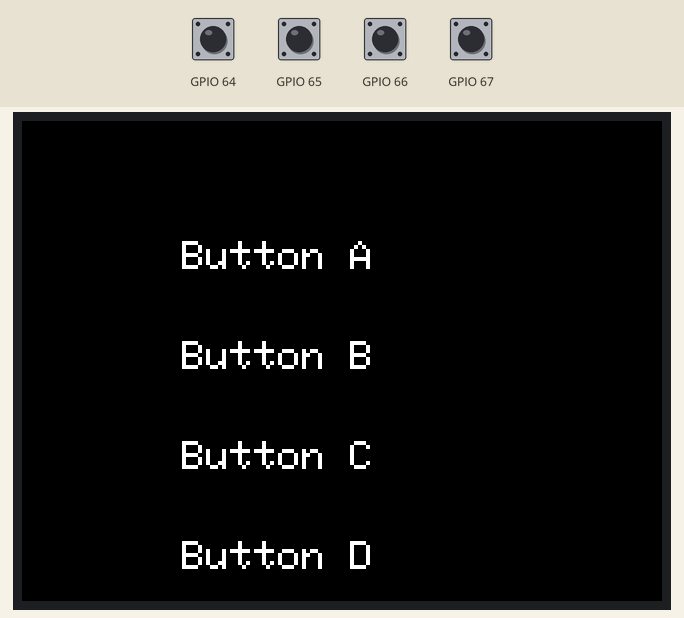
Simulated run of this sketch. Board: ESP32. Shown: 320×240 colour display. Inputs (shaded band) come from the test bench; at power-on: GPIO 64–67 HIGH. What the sketch prints to the serial monitor is not drawn.

Above: at 1.4 s.
1.5 s: GPIO 67 pulled LOW for 0.15 s
At 1.9 s:
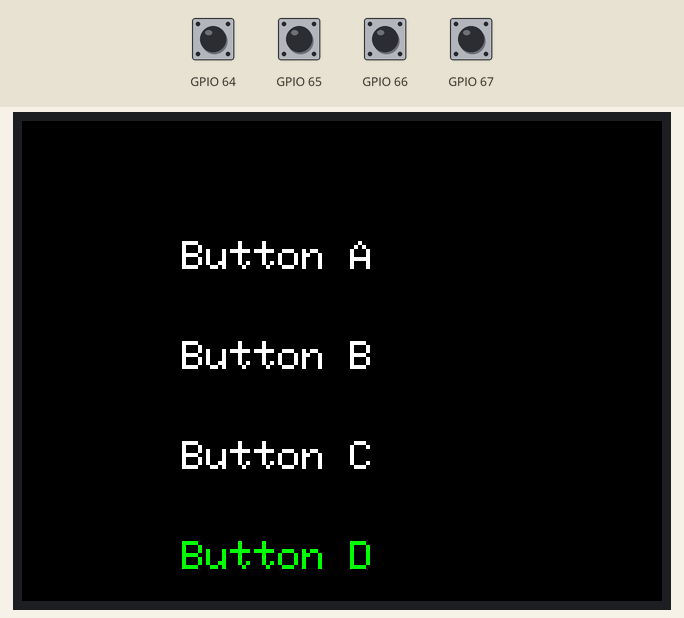
3.5 s: GPIO 64 pulled LOW for 0.15 s
At 3.9 s:
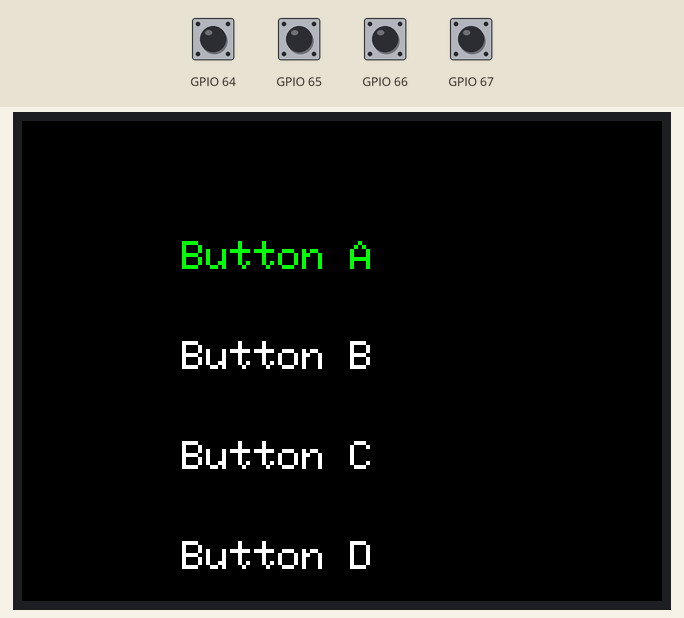
5.5 s: GPIO 65 pulled LOW for 0.15 s
At 5.8 s:
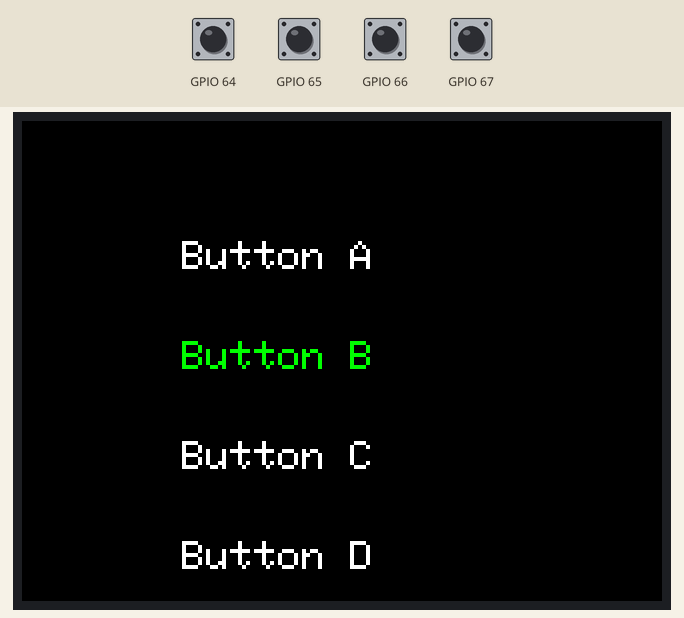
7.5 s: GPIO 66 pulled LOW for 0.15 s
At 7.9 s:
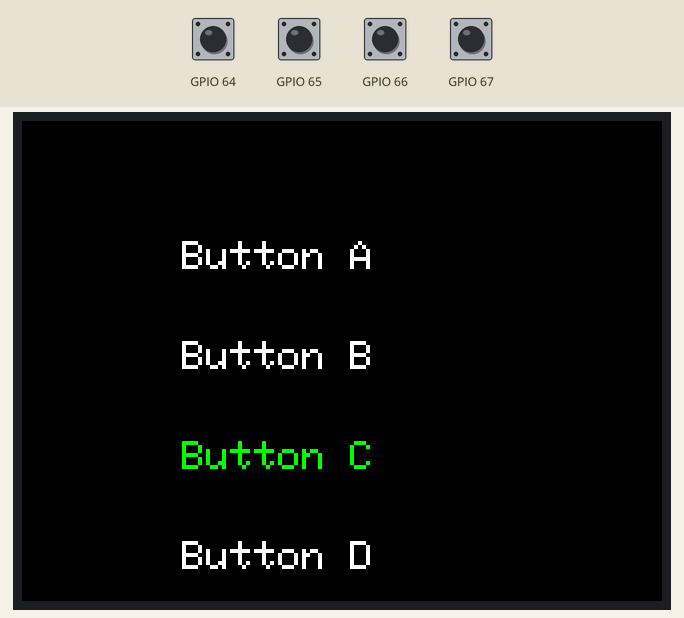
Timing chart, 0 to 10.5 s (numbered marks = the images above; inputs shaded):
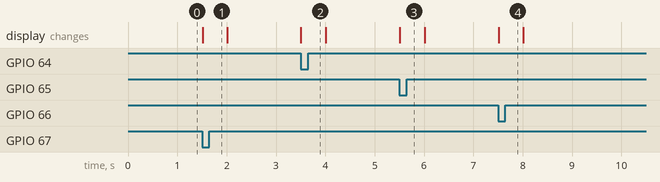

Measured:
- after the input at 1.5 s, the display: changes at once (image 1)
- after the input at 3.5 s, the display: changes at once (image 2)
- after the input at 5.5 s, the display: changes at once (image 3)
- after the input at 7.5 s, the display: changes at once (image 4)

The sketch:

i2c-button-ui-tft.ino
```cpp
#include <Wire.h>
#include <TFT_eSPI.h>
#include <Adafruit_PCF8574.h>

TFT_eSPI tft = TFT_eSPI();
Adafruit_PCF8574 pcf;

// P0–P3 used for buttons A–D
const int buttonPins[] = {0, 1, 2, 3};
const int numButtons = 4;

int lastStates[numButtons] = {HIGH, HIGH, HIGH, HIGH};
unsigned long lastPressTime[numButtons] = {0};
bool isHighlighted[numButtons] = {false};

unsigned long highlightDuration = 500; // milliseconds

const int textX = 80;
const int startY = 60;
const int spacingY = 50;

// Draw button label (highlighted if needed)
void drawButton(int idx, bool highlight = false) {
  int y = startY + idx * spacingY;
  tft.setTextColor(highlight ? TFT_GREEN : TFT_WHITE, TFT_BLACK);
  tft.setTextSize(2);
  tft.setCursor(textX, y);
  tft.print("Button ");
  tft.print((char)('A' + idx));
}

void setup() {
  Serial.begin(115200);

  // TFT Init
  tft.begin();
  tft.setRotation(1);
  tft.fillScreen(TFT_BLACK);

  // Draw initial button labels
  for (int i = 0; i < numButtons; i++) {
    drawButton(i, false);
  }

  // I2C + PCF8574 Init
  Wire.begin(21, 22); // SDA, SCL
  if (!pcf.begin(0x20, &Wire)) {
    Serial.println("PCF8574 not found!");
    while (1);
  }

  // Configure button pins with internal pull-ups
  for (int i = 0; i < numButtons; i++) {
    pcf.pinMode(buttonPins[i], INPUT_PULLUP);
  }
}

void loop() {
  for (int i = 0; i < numButtons; i++) {
    int currentState = pcf.digitalRead(buttonPins[i]);
    if (lastStates[i] == HIGH && currentState == LOW) {
      Serial.printf("Button %c Pressed\n", 'A' + i);
      drawButton(i, true);
      isHighlighted[i] = true;
      lastPressTime[i] = millis();
    }
    if (isHighlighted[i] && (millis() - lastPressTime[i] >= highlightDuration)) {
      drawButton(i, false);
      isHighlighted[i] = false;
    }
    lastStates[i] = currentState;
  }
  delay(10);
}
```
